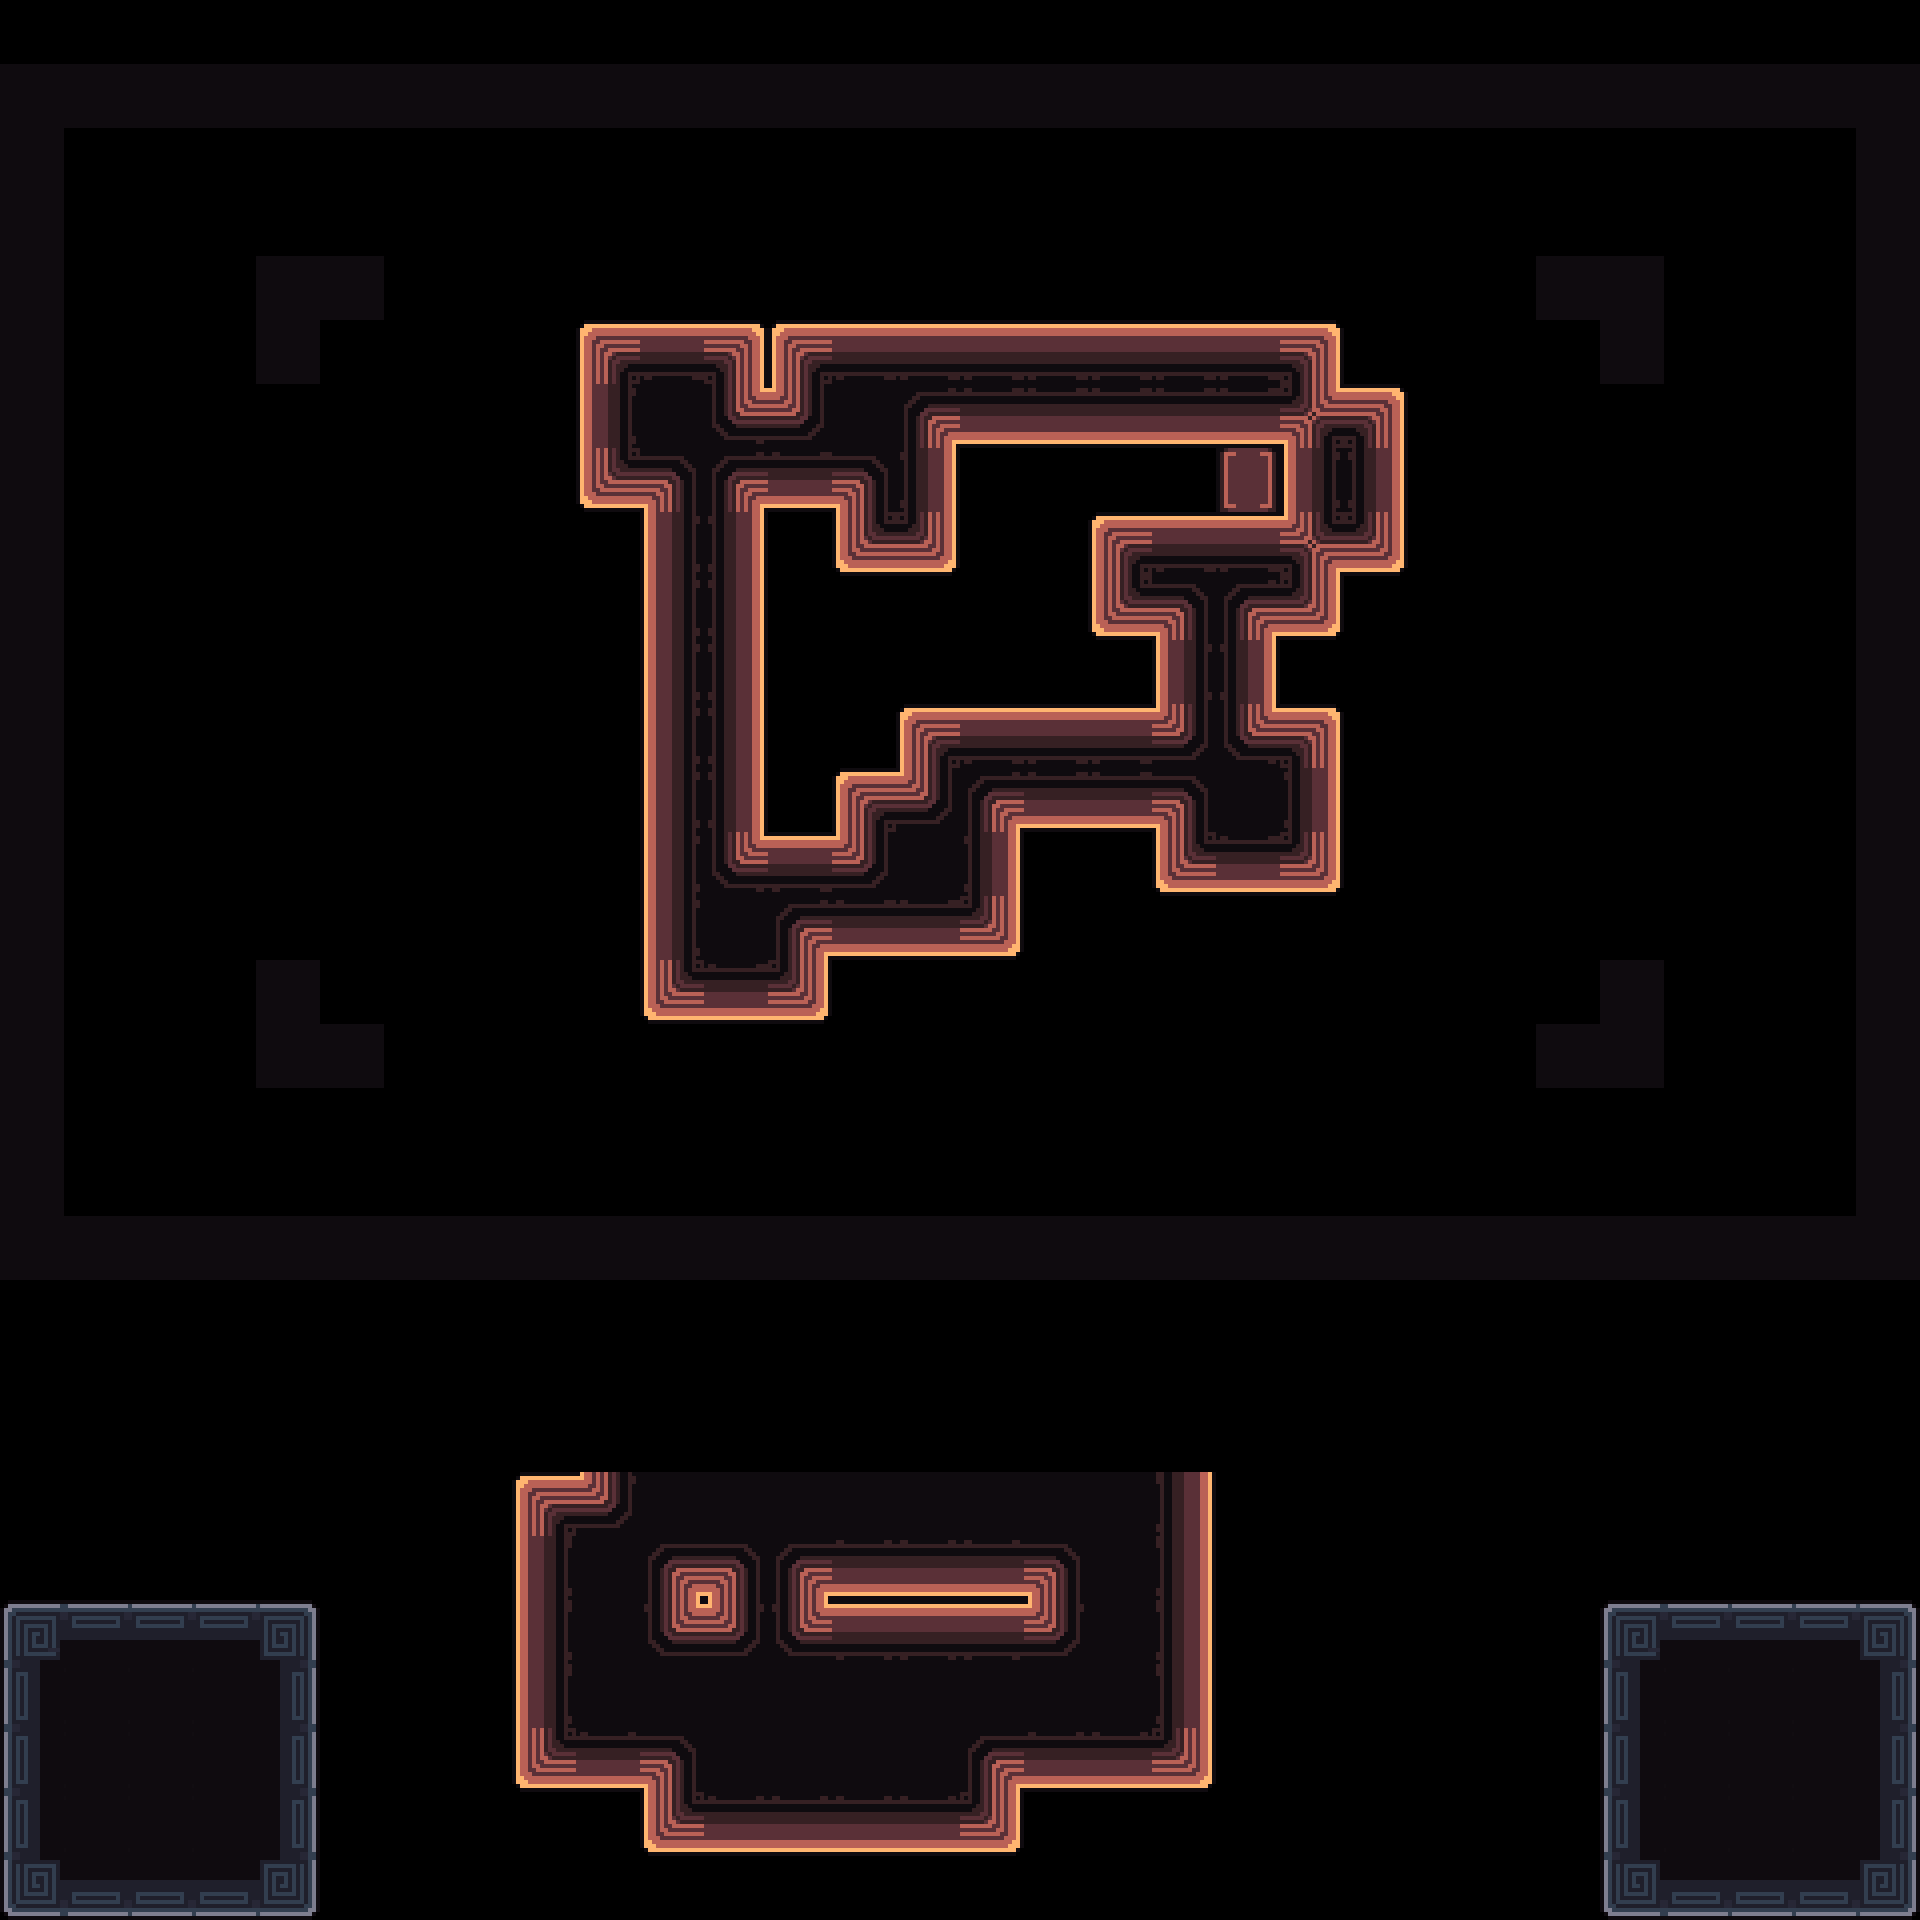

A 2D game scene composited from a Tiled map and its tileset images. What follows is a short description and the map's XML, with each tile layer's data collapsed to a summary:
An orthogonal 30x30 tile map with 64x64 px tiles, 4 tile layers (Decoration, Main, Exit, Border) and 8 objects (3x 1, Camera1, Camera2, Win, Unactive, ...).

<map version="1.10" tiledversion="1.11.2" orientation="orthogonal" renderorder="right-down" width="30" height="30" tilewidth="64" tileheight="64" infinite="0" nextlayerid="8" nextobjectid="112">
 <tileset firstgid="1" source="../tilesets/tileset_d.tsx" />
 <objectgroup id="4" name="Triggers">
  <object id="23" name="Camera1" x="960" y="672">
   <point />
  </object>
  <object id="24" name="Camera2" x="704" y="480">
   <point />
  </object>
  <object id="28" name="Win" x="0" y="64" width="1920" height="1216" />
  <object id="29" name="Unactive" x="0" y="1600" width="320" height="320" />
  <object id="106" name="Data" type="1" x="0" y="0" width="63.6932" height="63.6932">
   <properties>
    <property name="bg" value="orange" />
    <property name="level_number" type="int" value="15" />
    <property name="level_unlock" value="13, 26, 16, 18" />
   </properties>
  </object>
 </objectgroup>
 <layer id="3" name="Decoration" width="30" height="30">
  <data>[900 cells, 1 non-empty, 1 distinct tile ids]</data>
 </layer>
 <layer id="7" name="Main" width="30" height="30">
  <data>[900 cells, 198 non-empty, 23 distinct tile ids]</data>
 </layer>
 <layer id="6" name="Exit" width="30" height="30">
  <data>[900 cells, 2 non-empty, 2 distinct tile ids]</data>
 </layer>
 <objectgroup id="2" name="Entities">
  <object id="107" name="Player0" type="1" x="768" y="768" width="63.6932" height="63.6932" />
  <object id="108" name="Player1" type="1" x="1088" y="448" width="63.6932" height="63.6932" />
  <object id="111" name="Battery" x="1216" y="448" width="63.5" height="63.5" />
 </objectgroup>
 <layer id="1" name="Border" width="30" height="30">
  <data>[900 cells, 106 non-empty, 1 distinct tile ids]</data>
 </layer>
</map>
